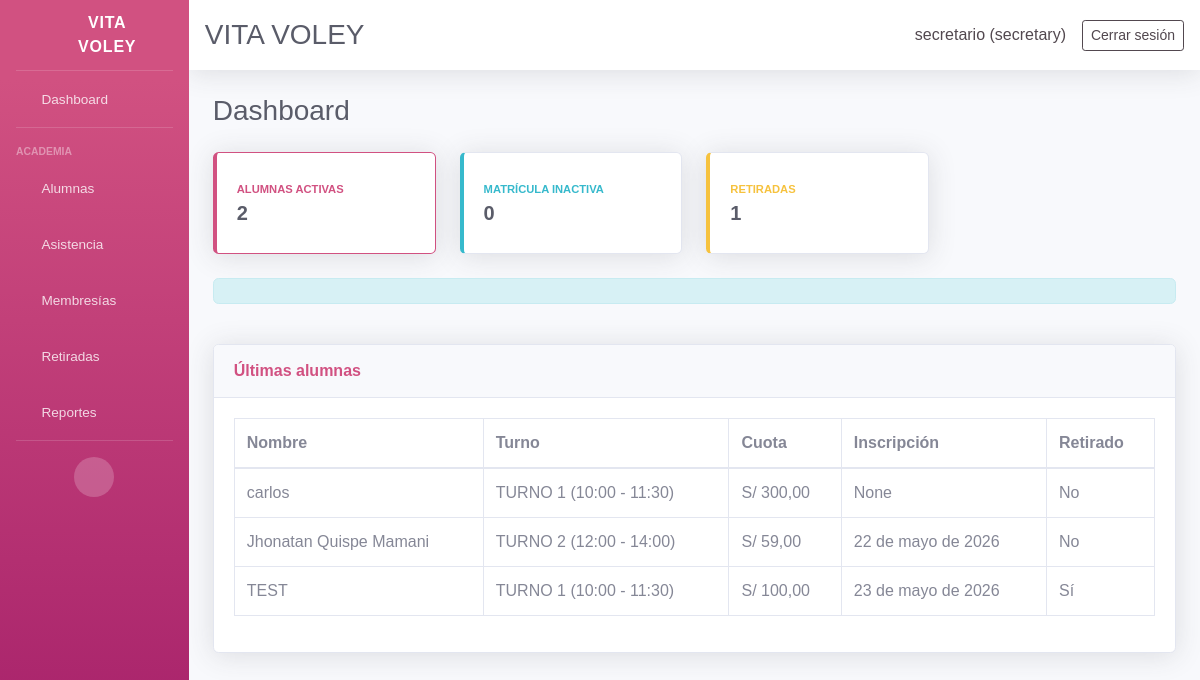
The page / (signed in) on the database as committed earlier.
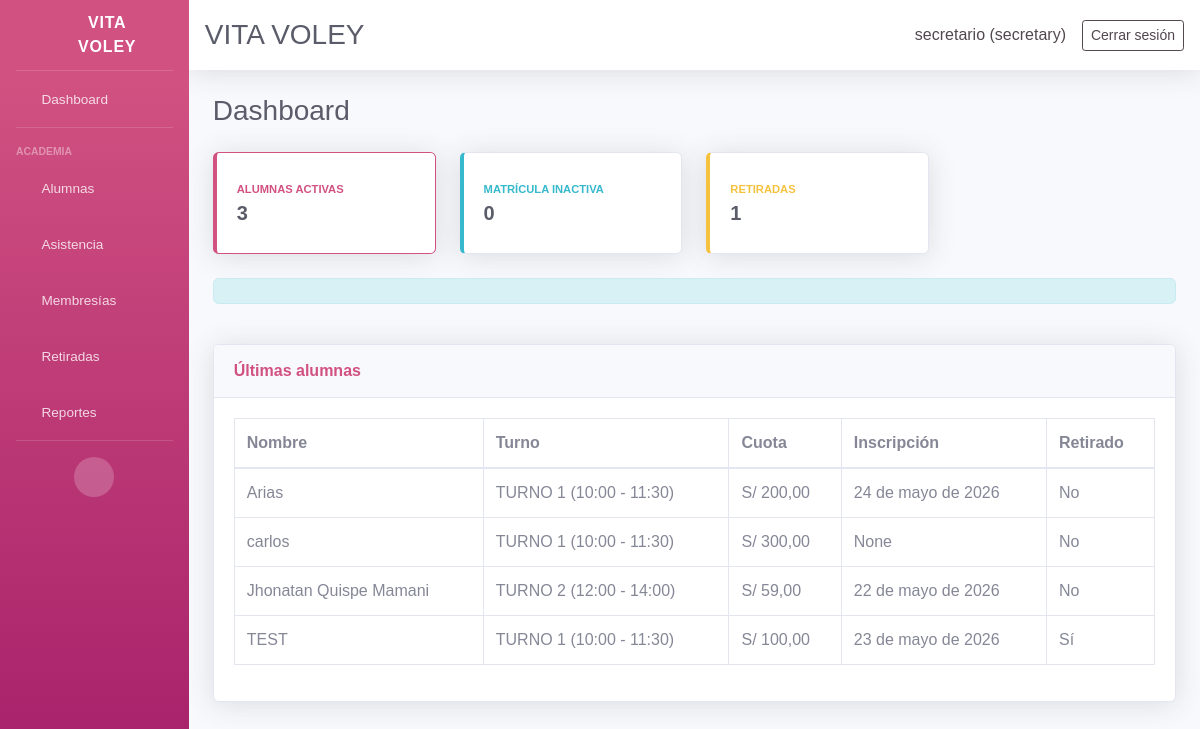
The same page on the database as committed later.
### core/models.py (models this page shows, shortened)
class Student(models.Model):
    ENROLLMENT_STATUS_CHOICES = ENROLLMENT_STATUS_CHOICES
    name = models.CharField(max_length=120)
    age = models.PositiveSmallIntegerField(blank=True, null=True)
    dni = models.CharField(max_length=15, blank=True, null=True)
    email = models.EmailField(blank=True, null=True)
    contact = models.CharField(max_length=200, blank=True, null=True)
    guardian = models.CharField(max_length=120, blank=True, null=True)
    address = models.TextField(blank=True, null=True)
    shift = models.ForeignKey(Shift, on_delete=models.PROTECT, blank=True, null=True, related_name='students')
    enrollment_status = models.CharField(max_length=10, choices=ENROLLMENT_STATUS_CHOICES, default='active')
    retired = models.BooleanField(default=False)
    retired_reason = models.TextField(blank=True, null=True)
    retired_at = models.DateField(blank=True, null=True)
    monthly_fee = models.DecimalField(max_digits=10, decimal_places=2, blank=True, null=True)
    enrollment_date = models.DateField(blank=True, null=True)
    membership_start = models.DateField(blank=True, null=True, verbose_name='Inicio de membresía')
    membership_end = models.DateField(blank=True, null=True, verbose_name='Fin de membresía')
    birth_date = models.DateField(blank=True, null=True)
    attendance_days = models.JSONField(default=list, blank=True)
    created_at = models.DateTimeField(auto_now_add=True)
    class Meta:
        ordering = ['name']
    @property
    def active(self):
        return not self.retired and self.enrollment_status == 'active'
    def get_shift_display(self):
        if not self.shift:
            return ''
        return str(self.shift)

class Shift(models.Model):
    name = models.CharField(max_length=120)
    start_time = models.TimeField()
    end_time = models.TimeField()
    created_at = models.DateTimeField(auto_now_add=True)
    class Meta:
        ordering = ['name']
    @property
    def schedule(self):
        return f"{self.start_time.strftime('%H:%M')} - {self.end_time.strftime('%H:%M')}"
    def __str__(self):
        return f"{self.name} ({self.schedule})"

### core/views.py (the view)
# urls.py: path('', views.dashboard_view, name='dashboard'),
@login_required(login_url='login')
def dashboard_view(request):
    students = Student.objects.all()
    active_students = students.filter(retired=False)
    inactive_enrollment = active_students.filter(enrollment_status='inactive').count()
    attended_this_month = Attendance.objects.filter(date__gte=_first_of_month())
    payments_month = Payment.objects.filter(date__gte=_first_of_month())
    debt_count = sum(1 for student in active_students if (_student_debt(student)['debt'] or 0) > 0)
    payments_month_total = payments_month.aggregate(total=Sum('amount'))['total'] or 0
    from datetime import datetime
    payments_by_month_labels = []
    payments_by_month_data = []
    today = datetime.today()
    for i in range(5, -1, -1):
        m = (today.month - i - 1) % 12 + 1
        y = today.year + ((today.month - i - 1) // 12)
        label = f"{y}-{m:02d}"
        total = Payment.objects.filter(date__year=y, date__month=m).aggregate(total=Sum('amount'))['total'] or 0
        payments_by_month_labels.append(label)
        payments_by_month_data.append(float(total))
    today = _today_iso()
    from datetime import date as _date
    today_dt = _date.today()
    birthdays_today = 0
    for s in active_students:
        if s.birth_date:
            try:
                if s.birth_date.month == today_dt.month and s.birth_date.day == today_dt.day:
                    birthdays_today += 1
            except Exception:
                pass
    user_role = get_user_role(request.user)
    is_secretary = user_role == 'secretary'
    context = {
        'total_students': students.count(),
        'active_enrollment': active_students.filter(enrollment_status='active').count(),
        'active_count': active_students.filter(enrollment_status='active').count(),
        'inactive_enrollment': inactive_enrollment,
        'birthdays_today': birthdays_today,
        'retired_count': students.filter(retired=True).count(),
        'attendance_month_present': attended_this_month.filter(status='present').count(),
        'attendance_month_absent': attended_this_month.filter(status='absent').count(),
        'attendance_month_total': attended_this_month.count(),
        'payments_month_count': payments_month.count(),
        'payments_month_total': payments_month_total,
        'payments_total': f"{payments_month_total:.2f}",
        'payments_by_month_labels': json.dumps(payments_by_month_labels),
        'payments_by_month_data': json.dumps(payments_by_month_data),
        'debt_count': debt_count,
        'students': students.order_by('-created_at')[:5],
        'recent_students': students.order_by('-created_at')[:5],
        'user_role': user_role,
        'is_secretary': is_secretary,
    }
    return render(request, 'core/dashboard.html', context)

### core/context_processors.py (called while the page is built)
def user_role_context(request):
    user_role = None
    is_admin = False
    is_secretary = False
    if request.user.is_authenticated:
        if request.user.is_superuser:
            user_role = 'admin'
            is_admin = True
        else:
            profile = getattr(request.user, 'userprofile', None)
            if profile is not None:
                user_role = profile.role
                is_admin = profile.role == 'admin'
                is_secretary = profile.role == 'secretary'
            else:
                user_role = 'secretary'
                is_secretary = True
    return {
        'user_role': user_role,
        'is_admin': is_admin,
        'is_secretary': is_secretary,
    }

### core/views.py (called while the page is built)
def _today_iso():
    return date.today().isoformat()

def _first_of_month():
    today = date.today()
    return date(today.year, today.month, 1)

def get_user_role(user):
    if not user.is_authenticated:
        return None
    if user.is_superuser:
        return 'admin'
    profile = getattr(user, 'userprofile', None)
    if profile is not None:
        return profile.role
    return 'secretary'

### core/templates/core/dashboard.html (shortened to what the changed rows need)
{% extends 'core/base.html' %}
{% block content %}
<div class="d-sm-flex align-items-center justify-content-between mb-4">
    <h1 class="h3 mb-0 text-gray-800">Dashboard</h1>
</div>
<div class="row">
    <div class="col-xl-3 col-md-6 mb-4">
        <div class="card border-left-primary shadow h-100 py-2">
            <div class="card-body">
                <div class="row no-gutters align-items-center">
                    <div class="col mr-2">
                        <div class="text-xs font-weight-bold text-primary text-uppercase mb-1">Alumnas activas</div>
                        <div class="h5 mb-0 font-weight-bold text-gray-800">{{ active_count }}</div>
                    </div>
                </div>
            </div>
        </div>
    </div>
</div>
{% if is_secretary %}
<div class="card shadow mb-4">
    <div class="card-body">
        <div class="table-responsive">
            <table class="table table-bordered">
                <thead>
                    <tr><th>Nombre</th><th>Turno</th><th>Cuota</th><th>Inscripción</th><th>Retirado</th></tr>
                </thead>
                <tbody>
                    {% for student in students|slice:":5" %}
                    <tr>
                        <td>{{ student.name }}</td>
                        <td>{{ student.get_shift_display }}</td>
                        <td>{% if student.monthly_fee %}S/ {{ student.monthly_fee }}{% else %}—{% endif %}</td>
                        <td>{{ student.enrollment_date }}</td>
                        <td>{% if student.retired %}Sí{% else %}No{% endif %}</td>
                    </tr>
                    {% empty %}
                    <tr><td colspan="5">No hay alumnas registradas aún.</td></tr>
                    {% endfor %}
                </tbody>
            </table>
        </div>
    </div>
</div>{% endif %}
{% endblock %}

Rows that differ between the two databases and show on the page:
added Student: name "Arias", shift "TURNO 1 (10:00 - 11:30)", monthly_fee "200,00", enrollment_date "24 de mayo de 2026", retired "No"
Other text that changed with them:
{{ active_count }}: "2" → "3"
